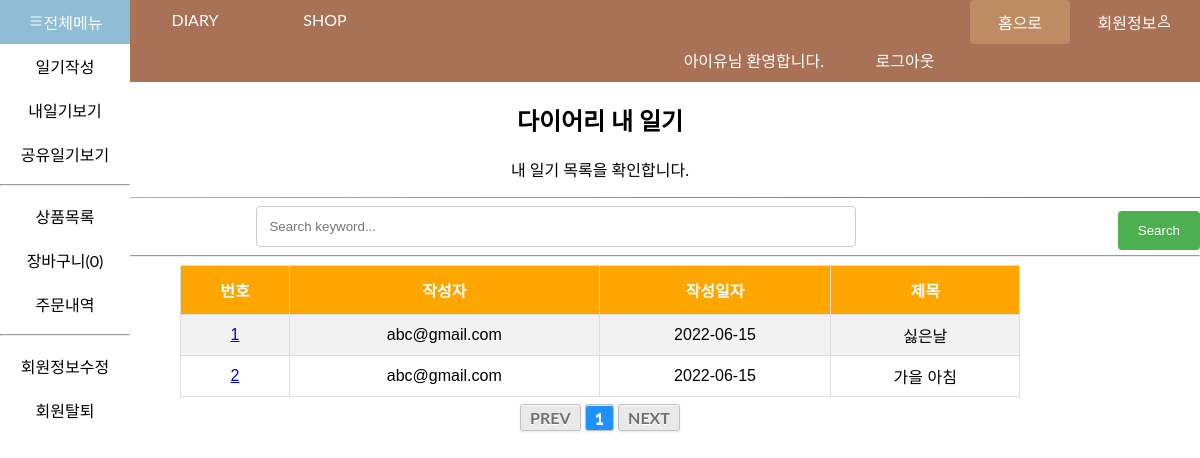
Screenshot of /sdiary.php (signed in) with the database file from the repository.
### tables this page shows
CREATE TABLE `diary` (
  `dno` int(255) NOT NULL AUTO_INCREMENT,
  `email` varchar(20) NOT NULL,
  `wdate` date NOT NULL,
  `title` varchar(30) NOT NULL,
  `content` varchar(2000) NOT NULL,
  `tag` varchar(20) DEFAULT NULL,
  `image` varchar(30) DEFAULT NULL,
  `scope` varchar(10) NOT NULL,
  PRIMARY KEY (`dno`)
);

### sdiary.php (the view, shortened to what this page needs)
<!DOCTYPE html>
<html>
<head>
    <link rel="stylesheet" href="board.css">
<link rel="stylesheet" href="menu.css">
	</head>
	<body>
		<header style="padding: 0;">
			<?php include_once('menu.php'); ?>
		</header>
    <h2>다이어리 내 일기</h2>
    <p>내 일기 목록을 확인합니다.</p>
    <div class="divider"></div>
	<form action="<?= $_SERVER['PHP_SELF']?>" method="get">
		<input type="text" name="keyword" placeholder="Search keyword...">
		<button type="submit">Search</button>
	</form>
   <?php
	$number = 0;
		include_once('connect.php');
		if(isset($_GET['keyword']) && strpos($_GET['keyword'], "%") === false) {
			$keyword = $_GET['keyword'];
			$keyword = '%'.$keyword.'%';
		}
		else if(!isset($_GET['keyword'])) $keyword = "%";
		else $keyword = $_GET['keyword'];
        $list_size = 6;
        $more_page = 3;
        $page = (isset($_GET['page']))? intval($_GET['page']) : 1;
        $sql = "select count(*) cnt from diary";
        $result = $conn->query($sql);
        $row = $result->fetch_assoc();
        $rowcnt = $row['cnt'];
        $page_count = (int)($rowcnt / $list_size);
        if($rowcnt % $list_size > 0) $page_count++;
        $start_page = max($page - $more_page, 1);
        $end_page = min($page + $more_page, $page_count);
        $offset = ($page - 1) * $list_size;
		$sql = "select * from diary where scope = '전체' order by dno desc limit $offset, $list_size";
        $result = $conn->query($sql);
        if($result->num_rows > 0) {
    ?>
		<hr>
        <table id='pizza'>
        <tr>
            <th>번호</th>
            <th>작성자</th>
            <th>작성일자</th>
            <th>제목</th>
        </tr>
        <?php
            while($row = $result->fetch_assoc()) {
				$number++;
        ?>
        <tr>
            <td><a href="smydiarydet.php?dno=<?=$row['dno']?>"><?=$number?></a></td>
            <td><?=$row['email']?></td>
            <td><?=$row['wdate']?></td>
            <td><?=$row['title']?></td>
        </tr>
        <?php } ?>
        </table>
        <div class="paging_area">
            <?php
            if($page > 1) {
            ?>
            <a href="showboard2.php?page=<?=($page - 1)?>&keyword=<?=$keyword?>">PREV</a>
            <?php } else { ?>
            <span>PREV</span>
            <?php } ?>
            <?php
            for($p=$start_page; $p<=$end_page; $p++) {
                if($p == $page)
                    echo "<a class='active' href='#'>$p</a>";
                else {
            ?>
            <a href="showboard2.php?page=<?=$p?>&keyword=<?=$keyword?>"><?=$p?></a>
            <?php }} ?>
            <?php
            if($page < $end_page) { ?>
            <a href="showboard2.php?page=<?=($page + 1)?>&keyword=<?=$keyword?>">NEXT</a>
            <?php } else { ?>
            <span>NEXT</span>
            <?php } ?>
        </div>
        <?php
        }
        else {
            echo "등록된 게시글이 없습니다.";
        }
        ?>
</body>
</html>

### board.css (style rules this page uses)
* { box-sizing: border-box }
body { font-family: "Lato", sans-serif; margin: 0 }
.divider { margin: 0.5em 0 0.5em 0; border: 0; height: 1px; width: 100%; display: block; background-color: #4f6fad; background-image: linear-gradient(to right, #ee9cb4, #4f6fad); }
input[type=text], input[type=datetime-local], input[type=number], select, textarea { display: block-inline; width: 50%; padding: 12px; border: 1px solid #ccc; border-radius: 4px; resize: vertical; }

### sdiary.php (style rules this page uses)
body { margin: 0; text-align: center; }
#pizza { font-family: "Trebuchet MS", Arial, Helvetica, sans-serif; border-collapse: collapse; width: 70%; margin-left: auto; margin-right: auto; }
#pizza td, #pizza th { border: 1px solid #ddd; padding: 8px; }
#pizza tr:nth-child(even) { background-color: #f2f2f2; }
#pizza th { padding-top: 12px; padding-bottom: 12px; text-align: center; background-color: orange; color: white; }
.paging_area { width: 100%; height: 50px; padding-top: 7px; margin-left: auto; }
.paging_area a, .paging_area span { display: inline-block; border-radius: 3px; border: solid 1px #c0c0c0; background: #e9e9e9; box-shadow: inset 0px 1px 0px rgba(255,255,255, .8), 0px 1px 3px rgba(0,0,0, .1); padding: 3px 9px; font-weight: bold; text-decoration: none; color: #717171; text-shadow: 0px 1px 0px rgba(255,255,255, 1); }
.paging_area a.active { background-color: dodgerblue; color: white; }
button { background-color: #4CAF50; color: white; padding: 12px 20px; border: none; border-radius: 4px; cursor: pointer; float: right; margin-top: 5px; margin-left: 5px; }

### rows the page displays
diary: email "abc@gmail.com", wdate "2022-06-15", title "싫은날"
diary: email "abc@gmail.com", wdate "2022-06-15", title "가을 아침"

### other values shown
$row['rowcnt'] "0"
$uname "아이유"
